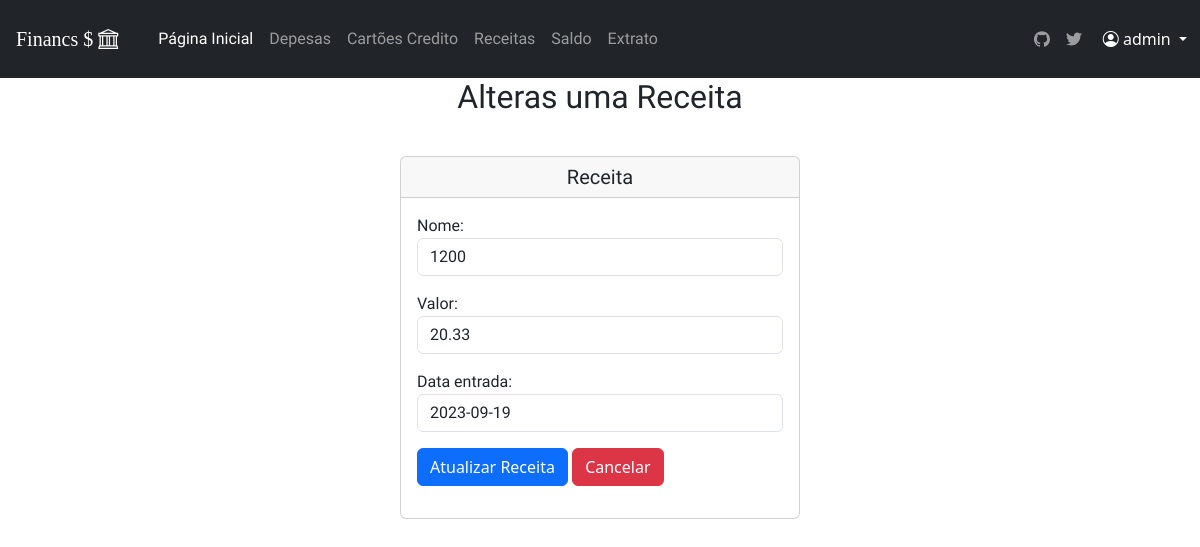
Page /atualizar_receita/32/ (signed in) on the committed database.
### financas/models.py (models this page shows, shortened)
class Receita (models.Model):
    id_usuario= models.ForeignKey(User, on_delete=models.CASCADE)
    nome = models.CharField(max_length=100)
    valor = models.DecimalField(max_digits=10, decimal_places=2)
    data_entrada = models.DateField()
    dp_rc =  models.CharField(max_length=50, choices=dp_rc)

### financas/views.py (the view)
# urls.py: path('atualizar_receita/<id_receita>/',atualizar_receita, name='atualizar_receita'),
@login_required
def atualizar_receita(request, id_receita):
    receita = Receita.objects.filter(id=id_receita, id_usuario=request.user).first()
    id_usuario = request.user.id
    if request.method == 'POST':
        form = ReceitaForm(request.POST, instance=receita)
        if form.is_valid():
            form.save()
            return redirect('receita', id_usuario )
    else:
        form = ReceitaForm(instance=receita)
    context = {
        'form': form
    }
    return render(request, 'receita/atualizar_receita.html', context)

### financas/forms.py
class ReceitaForm(forms.ModelForm):
    class Meta:
        model = Receita
        fields = ['nome', 'valor', 'data_entrada']
        widgets = {
            'nome': forms.TextInput(attrs={'class': 'form-control'}),
            'valor': forms.NumberInput(attrs={'class': 'form-control'}),
            'data_entrada' : forms.DateInput(attrs={'class': 'form-control'}),
        }

### financ/timeout.py (called while the page is built, shortened)
    def __call__(self, request):
        if request.user.is_authenticated:
            last_activity = request.session.get('last_activity')
            request.session['last_activity'] = datetime.datetime.now().isoformat()
        response = self.get_response(request)
        return response

### financas/static/templates/receita/atualizar_receita.html (shortened to what this page needs)
{%extends 'base.html'%}
{%load static %}
{%block content%}
<h2 class=" text-center">Alteras uma Receita</h2>
<div class='container content mt-4 d-flex justify-content-center align-items-center'>
    <div class="card mt-3" style="width:400px">
      <h5 class="card-header text-center">Receita</h5>
      <div class="card-body ">
                <form method="post">
                    <div class="form-group">
                  {{form.as_p}}
                <button type="submit" class="btn btn-primary text-white" >Atualizar Receita </button>
                <a href="{%url 'receita' request.user.id %}" class="btn btn-danger text-white" >Cancelar</a>
                </form>
      </div>
    </div>
</div>
{%endblock%}

### financas/static/templates/base.html (shortened to what this page needs)
{%load static %}
<head>
	<link href="https://cdn.jsdelivr.net/npm/bootstrap@5.3.0/dist/css/bootstrap.min.css" rel="stylesheet">
	<link rel="stylesheet" href="https://cdn.jsdelivr.net/npm/bootstrap-icons@1.10.5/font/bootstrap-icons.css">
	<link rel="stylesheet" href = "{% static  'bs4/css/style.css'%}" >
</head>
<body>
	<nav class="navbar navbar-expand-lg navbar-dark bg-dark ">
		{%if request.user.is_authenticated %}
			<a id= 'title' class="navbar-brand p-3 font " href="{%url 'index' request.user.id %}">Financs $ <i class="bi bi-bank"></i></a>
		{%else%}
			<a class="navbar-brand p-3 font " href="/"> Financs $ <i class="bi bi-bank"></i></a>
		{% endif %}
			{%if request.user.is_authenticated %}
				<div class="collapse navbar-collapse pl-3" >
					<ul class="navbar-nav ml-auto">
						<li class="nav-item ">
							<a class="nav-link nav py-2 px-0 px-lg-2 active" aria-current="true" href="{% url 'index' request.user.id %}" onclick="ga('send', 'event', 'Navbar', 'Community links', 'Docs');">Página Inicial</a>
						</li>
						<li class="nav-item ">
							<a class="nav-link py-2 px-0 px-lg-2" href="{% url 'despesa' request.user.id %}" onclick="ga('send', 'event', 'Navbar', 'Community links', 'Examples');">Depesas</a>
						</li>
						<li class="nav-item ">
							<a class="nav-link py-2 px-0 px-lg-2" href="{% url 'cartoes' request.user.id %}" onclick="ga('send', 'event', 'Navbar', 'Community links', 'Examples');">Cartões Credito</a>
						</li>
						<li class="nav-item ">
							<a class="nav-link py-2 px-0 px-lg-2" href="{% url 'receita' request.user.id %}" onclick="ga('send', 'event', 'Navbar', 'Community links', 'Icons');"  rel="noopener">Receitas</a>
						</li>
						<li class="nav-item ">
							<a class="nav-link py-2 px-0 px-lg-2" href="{% url 'saldo' request.user.id %}" onclick="ga('send', 'event', 'Navbar', 'Community links', 'Themes');"  rel="noopener">Saldo</a>
						</li>
						<li class="nav-item ">
							<a class="nav-link py-2 px-0 px-lg-2" href="{% url 'extrato' request.user.id %}" onclick="ga('send', 'event', 'Navbar', 'Community links', 'Blog');"  rel="noopener">Extrato</a>
						</li>
					</ul>
				</div>
				{% if 'Mobile' in request.META.HTTP_USER_AGENT or 'Android' in request.META.HTTP_USER_AGENT or 'iPhone' in request.META.HTTP_USER_AGENT %}
				<div class="btn-group">
				<button type="button" class="btn  font btn-dark dropdown-toggle" data-bs-toggle="dropdown" data-bs-display="static" aria-expanded="false"><i class="bi bi-bar-chart-steps"></i>
				</button>
				<ul class="dropdown-menu dropdown-menu-end" >
					{% comment %} <li><a	 class="dropdown-item">  </a> </li> {% endcomment %}
					{% comment %} <li><a href="{%url ''%}" ><button class="dropdown-item" type="button">Pedidos</button></li></a> <li><hr class="dropdown-divider"></li>
					 {% endcomment %}
					 <li><a class="nav-link nav py-2 px-0 px-lg-2 ms-2 active" aria-current="true" href="{% url 'index' request.user.id %}" onclick="ga('send', 'event', 'Navbar', 'Community links', 'Docs');">Página Inicial</a></li>
					 <li><a class="nav-link py-2 px-0 px-lg-2 ms-2" href="{% url 'despesa' request.user.id %}" onclick="ga('send', 'event', 'Navbar', 'Community links', 'Examples');">Depesas</a></li>
					 <li><a class="nav-link py-2 px-0 px-lg-2 ms-2" href="{% url 'cartoes' request.user.id %}" onclick="ga('send', 'event', 'Navbar', 'Community links', 'Examples');">Cartões Credito</a></li>
					 <li><a class="nav-link py-2 px-0 px-lg-2 ms-2" href="{% url 'receita' request.user.id %}" onclick="ga('send', 'event', 'Navbar', 'Community links', 'Icons');"  rel="noopener">Receitas</a></li>
					 <li><a class="nav-link py-2 px-0 px-lg-2 ms-2" href="{% url 'saldo' request.user.id %}" onclick="ga('send', 'event', 'Navbar', 'Community links', 'Themes');"  rel="noopener">Saldo</a></li>
					 <li><a class="nav-link py-2 px-0 px-lg-2 ms-2" href="{% url 'extrato' request.user.id %}" onclick="ga('send', 'event', 'Navbar', 'Community links', 'Blog');"  rel="noopener">Extrato</a></li>
					</ul>
				</ul>
			</div>
				{%else%}
				 <ul class="navbar-nav ml-auto">
					<li class="nav-item ">
						<a class="nav-link py-2 px-0 px-lg-2" href="https://github.com/TheusGley/Financs.git" target="_blank" rel="noopener">
						</a>
					</li>
					<li class="nav-item col-6 col-lg-auto">
						<a class="nav-link py-2 px-0 px-lg-2" href="https://twitter.com/TheLastGley" target="_blank" rel="noopener">
						</a>
					</li>
				</ul>
				{%endif%}
			{%endif%}
			{%if request.user.is_authenticated %}
				<div class="btn-group">
					<button type="button" class="btn  font btn-dark dropdown-toggle" data-bs-toggle="dropdown" data-bs-display="static" aria-expanded="false"><i class="bi bi-person-circle"></i>
						{{ request.user.username }}
					</button>
				</div>
				{% endif %}
	</nav>
</body>
{%block content%}
{%endblock content%}

### financas/static/bs4/css/style.css (style rules this page uses)
.nav-item , #title { font-family: 'Alfa Slab One', cursive !important; }
h2,h5,h4, h3 #font { font-family: 'Asap Condensed', sans-serif; }
td, p, label { font-family: 'Asap Condensed', sans-serif; }
a, button , .input { font-family: 'Signika', sans-serif; }
body { margin: 0; padding: 0; height: 100%; width: 100%; position: relative; }
.content { padding-bottom: 50px; }

### rows in the picture
Receita: nome "1200", valor "20.33", data_entrada "2023-09-19"

### other values in the picture
{{ request.user.username }} "admin"
